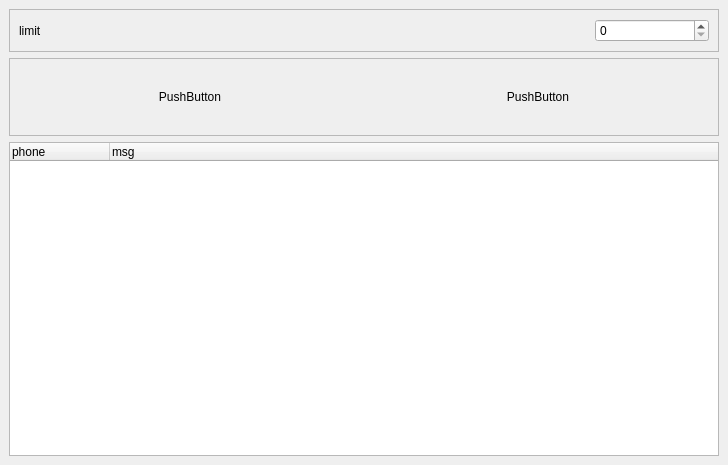
<?xml version="1.0" encoding="UTF-8"?>
<ui version="4.0">
 <class>MainWindow</class>
 <widget class="QMainWindow" name="MainWindow">
  <property name="geometry">
   <rect>
    <x>0</x>
    <y>0</y>
    <width>728</width>
    <height>465</height>
   </rect>
  </property>
  <property name="windowTitle">
   <string>MainWindow</string>
  </property>
  <widget class="QWidget" name="centralwidget">
   <layout class="QVBoxLayout" name="verticalLayout" stretch="0,1,4">
    <item>
     <widget class="QFrame" name="frame_2">
      <property name="frameShape">
       <enum>QFrame::StyledPanel</enum>
      </property>
      <property name="frameShadow">
       <enum>QFrame::Raised</enum>
      </property>
      <layout class="QHBoxLayout" name="horizontalLayout_2" stretch="5,1">
       <item>
        <widget class="QLabel" name="label">
         <property name="text">
          <string>limit</string>
         </property>
        </widget>
       </item>
       <item>
        <widget class="QSpinBox" name="spinBox"/>
       </item>
      </layout>
     </widget>
    </item>
    <item>
     <widget class="QFrame" name="frame">
      <property name="frameShape">
       <enum>QFrame::StyledPanel</enum>
      </property>
      <property name="frameShadow">
       <enum>QFrame::Raised</enum>
      </property>
      <layout class="QHBoxLayout" name="horizontalLayout">
       <item>
        <widget class="QPushButton" name="pushButton_3">
         <property name="sizePolicy">
          <sizepolicy hsizetype="Minimum" vsizetype="Preferred">
           <horstretch>0</horstretch>
           <verstretch>0</verstretch>
          </sizepolicy>
         </property>
         <property name="text">
          <string>PushButton</string>
         </property>
         <property name="flat">
          <bool>true</bool>
         </property>
        </widget>
       </item>
       <item>
        <widget class="QPushButton" name="pushButton">
         <property name="sizePolicy">
          <sizepolicy hsizetype="Minimum" vsizetype="Preferred">
           <horstretch>0</horstretch>
           <verstretch>0</verstretch>
          </sizepolicy>
         </property>
         <property name="text">
          <string>PushButton</string>
         </property>
         <property name="flat">
          <bool>true</bool>
         </property>
        </widget>
       </item>
      </layout>
     </widget>
    </item>
    <item>
     <widget class="QTreeWidget" name="treeWidget">
      <column>
       <property name="text">
        <string>phone</string>
       </property>
      </column>
      <column>
       <property name="text">
        <string>msg</string>
       </property>
      </column>
     </widget>
    </item>
   </layout>
  </widget>
 </widget>
 <resources/>
 <connections/>
</ui>
